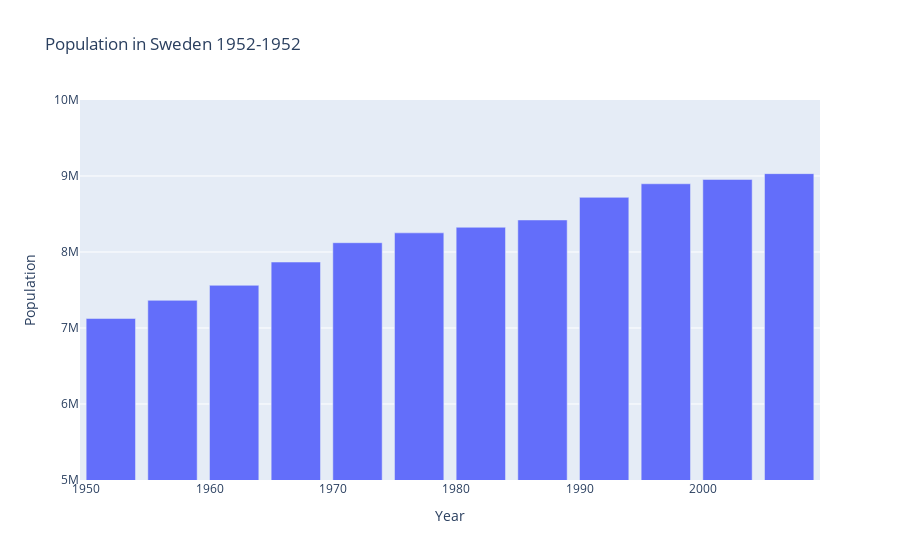

Notebook cell for this chart:
### Markdown cell above
## Bar chart

### Code cell
fig = px.bar(sweden, x="year", y="pop", range_y=[
       5e6, 10e6], title=f"Population in Sweden {sweden['year'].min()}-{sweden['year'].min()}",
       labels = dict(year="Year", pop="Population")) # NOTE: year and pop in labels dictionary are the previous names 

fig.show() # install nbformat >= 4.2.0 and jupyter notebook renderer extension

### Figure 1 — Plotly figure (JSON) as saved in the notebook; plotly's stock layout.template omitted (floating-point values rounded to 4 significant figures)
{"data": [{"alignmentgroup": "True", "hovertemplate": "Year=%{x}<br>Population=%{y}<extra></extra>", "legendgroup": "", "marker": {"color": "#636efa", "pattern": {"shape": ""}}, "name": "", "offsetgroup": "", "orientation": "v", "showlegend": false, "textposition": "auto", "type": "bar", "x": [1952, 1957, 1962, 1967, 1972, 1977, 1982, 1987, 1992, 1997, 2002, 2007], "xaxis": "x", "y": [7124673, 7363802, 7561588, 7867931, 8122293, 8251648, 8325260, 8421403, 8718867, 8897619, 8954175, 9031088], "yaxis": "y"}], "layout": {"barmode": "relative", "legend": {"tracegroupgap": 0}, "title": {"text": "Population in Sweden 1952-1952"}, "xaxis": {"anchor": "y", "domain": [0, 1], "title": {"text": "Year"}}, "yaxis": {"anchor": "x", "domain": [0, 1], "range": [5000000, 10000000], "title": {"text": "Population"}}}}
